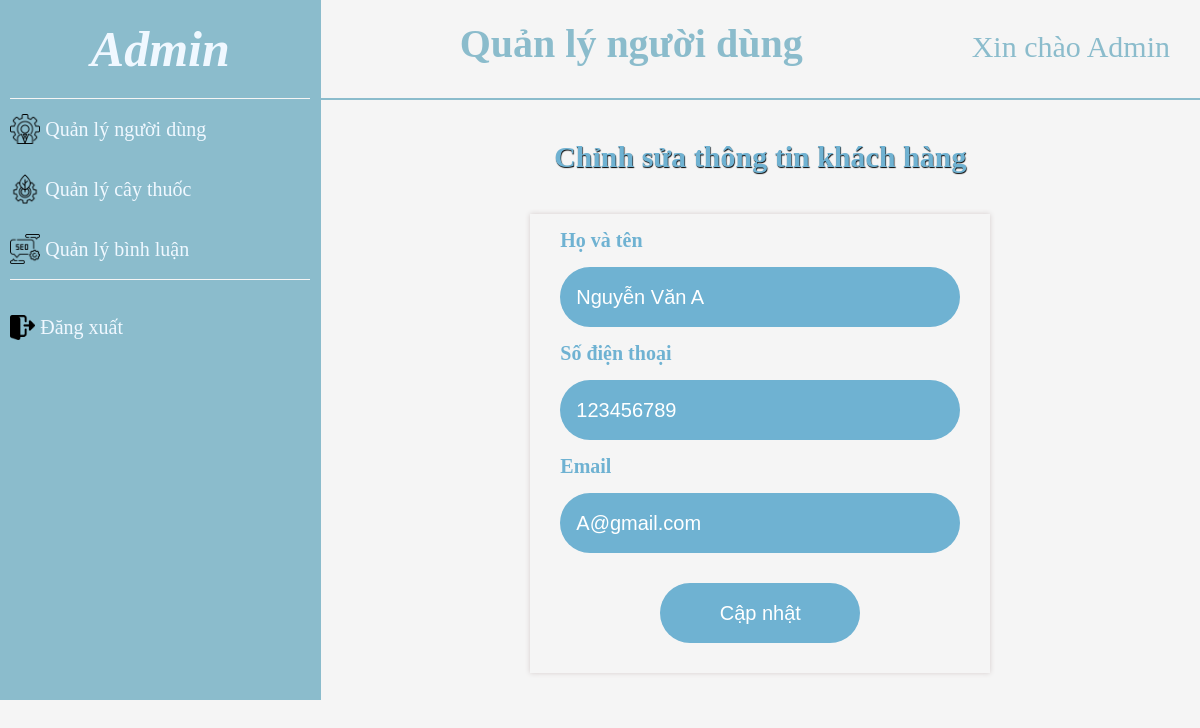
Page /CNPM/TRACUU/Admin/editUser/trung123 on the committed database.
### tables this page shows
CREATE TABLE `user` (
  `id` int(11) NOT NULL,
  `username` varchar(40) NOT NULL,
  `password` varchar(50) NOT NULL,
  `hoten` varchar(40) NOT NULL,
  `sdt` varchar(40) NOT NULL,
  `email` varchar(40) NOT NULL
);

### CNPM/TRACUU/mvc/core/Controller.php (called while the page is built, shortened)
<?php
    class Controller{
        public function model($model){
            return new $model;
        }
        public function view($view, $data=[]){
            require_once "./mvc/views/".$view.".php";
        }
    }
?>

### CNPM/TRACUU/mvc/controllers/Admin.php (called while the page is built, shortened)
<?php
    class controllerAdmin extends Controller{
        protected $modelUser;
        public function __construct(){
            $this->modelUser = $this->model('User');
        }
        public function editUser($user){
            $this->views = $this->view("editUser",[
                "info" => $this->modelUser->getInfo($user),
            ]);
        }
    }
?>

### CNPM/TRACUU/mvc/core/App.php (called while the page is built, shortened)
<?php
    class App{
        protected $controller="Home";
        protected $action = "Show";
        function __construct(){
            $url =  explode("/", trim($this->UrlProcess()));
            if(file_exists("./mvc/controllers/".$url[0].".php")){
                $this->controller = $url[0];
                unset($url[0]);
            }
            if(isset($url[1])){
                if(method_exists("controller".$this->controller, $url[1])){
                    $this->action = $url[1];
                }
                unset($url[1]);
            }
            $Control = new $Class;
            $this->params = $url?array_values($url):[];
            call_user_func_array([$Control, $this->action], $this->params);
        }
        function UrlProcess(){
            if(isset($_GET["url"])){
                return $_GET["url"];
            }else{
                return '';
            }
        }
    }
?>

### CNPM/TRACUU/index.php (called while the page is built, shortened)
<?php
    $myApp = new App();
?>

### CNPM/TRACUU/mvc/core/DB.php (called while the page is built, shortened)
<?php
    class DB{
        protected $host = "localhost";
        protected $user = "root";
        protected $pass = "";
        protected $database = "quanlyhethong";
        function __construct(){
            $this->conn = mysqli_connect($this->host,$this->user,$this->pass,$this->database);
        }
    }
?>

### CNPM/TRACUU/mvc/models/User.php (called while the page is built, shortened)
<?php
    class User extends DB{
        public function getInfo($user){
            $sql = "SELECT * FROM user WHERE username = '$user'";
            if(mysqli_query($this->conn, $sql)){
                return mysqli_query($this->conn,$sql);
            }else{
                return false;
            }
        }
    }
?>

### CNPM/TRACUU/mvc/views/editUser.php (the view, shortened to what this page needs)
<!DOCTYPE html>
<html lang="en">
<head>
    <link rel="stylesheet" href="/CNPM/TRACUU/assets/css/adminPage.css">
    <link rel="stylesheet" href="/CNPM/TRACUU/assets/css/edit.css">
</head>
<body>
    <div class="contain">
        <?php
            require_once("./mvc/views/includes/sideBarAdmin.php");
        ?>
        <div class="content">
            <div class="header">
                <h3>Quản lý người dùng</h3>
                <p>Xin chào <span>Admin</span></p>
            </div>
            <div class="section">
                <?php
                    if(!empty($data['info'])){
                        while($row = mysqli_fetch_array($data['info'])){
                ?>
                <h3>Chỉnh sửa thông tin khách hàng</h3>
                <form class="formEdit" action="/CNPM/TRACUU/Admin/updateUser" method="Post">
                    <div class="form-group">
                        <label for="hoten">Họ và tên</label>
                        <input type="text" name="hoten" value="<?php echo $row['hoten']; ?>">
                    </div>
                    <div class="form-group">
                        <label for="sdt">Số điện thoại</label>
                        <input type="number" name="sdt" value="<?php echo $row['sdt']; ?>">
                    </div>
                    <div class="form-group">
                        <label for="email">Email</label>
                        <input type="text" name="email" value="<?php echo $row['email']; ?>">
                    </div>
                    <?php
                        }
                    }
                    ?>
                    <div class="form-group">
                        <button type="submit" name="btnEdit">Cập nhật</button>
                    </div>
                </form>
            </div>
        </div>
    </div>
</body>
</html>

### CNPM/TRACUU/assets/css/adminPage.css (style rules this page uses)
* { padding: 0; margin: 0; box-sizing: border-box; }
body { background-color: whitesmoke; }
.contain { display: flex; margin: 0; padding: 0; }
.content { height: 100vh; width: 80%; }
.header { height: 100px; display: flex; justify-content: space-between; border-bottom: 2px solid #8BBCCC; }
.header h3 { color: #8BBCCC; font-size: 40px; padding: 20px; }
.header p { color: #8BBCCC; font-size: 30px; margin: 30px; }

### CNPM/TRACUU/assets/css/edit.css (style rules this page uses)
.section { width: 100%; display: flex; flex-direction: column; justify-content: center; align-items: center; padding-top: 40px; }
.formEdit { display: flex; flex-direction: column; margin: 40px 0px; align-items: center; box-shadow: 0px 0px 5px #d4cccc; padding: 15px; }
.formEdit input { display: block; width: 400px; height: 60px; margin: 15px; background-color: #6FB2D2; color: white; border-radius: 30px; padding-left: 15px; border: 1px solid transparent; font-size: 20px; }
.formEdit button { display: block; width: 200px; height: 60px; margin: 15px; background-color: #6FB2D2; color: white; border-radius: 30px; border: 1px solid transparent; font-size: 20px; text-align: center; }
.section h3 { color: #6FB2D2; font-size: 30px; font-weight: bold; text-shadow: 0.5px 1px 1px black; }
.formEdit label { margin-left: 15px; font-size: 20px; color: #6FB2D2; font-weight: bold; }

### rows in the picture
user: hoten "Nguyễn Văn A", sdt "123456789", email "A@gmail.com"
